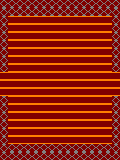

This game map was drawn from its Tiled (.tmx) file and the tilesets committed beside it. A one-line description and the full map source follow:
An orthogonal 15x20 tile map with 8x8 px tiles, 1 tile layer (Capa de Patrones 1).

<map version="1.0" tiledversion="2018.06.01" orientation="orthogonal" renderorder="right-down" width="15" height="20" tilewidth="8" tileheight="8" infinite="0" nextlayerid="2" nextobjectid="1">
 <tileset firstgid="1" name="tiles" tilewidth="8" tileheight="8" tilecount="45" columns="9">
  <image source="../tiles.png" width="72" height="40" />
 </tileset>
 <layer id="1" name="Capa de Patrones 1" width="15" height="20">
  <data encoding="csv">
31,31,31,31,31,31,31,31,31,31,31,31,31,31,31,
32,31,31,31,31,31,31,31,31,31,31,31,31,31,32,
32,1,1,1,1,1,1,1,1,1,1,1,1,1,32,
32,1,1,1,1,1,1,1,1,1,1,1,1,1,32,
32,1,1,1,1,1,1,1,1,1,1,1,1,1,32,
32,1,1,1,1,1,1,1,1,1,1,1,1,1,32,
32,1,1,1,1,1,1,1,1,1,1,1,1,1,32,
32,1,1,1,1,1,1,1,1,1,1,1,1,1,32,
32,1,1,1,1,1,1,1,1,1,1,1,1,1,32,
1,1,1,1,1,1,1,1,1,1,1,1,1,1,1,
1,1,1,1,1,1,1,1,1,1,1,1,1,1,1,
1,1,1,1,1,1,1,1,1,1,1,1,1,1,1,
32,1,1,1,1,1,1,1,1,1,1,1,1,1,32,
32,1,1,1,1,1,1,1,1,1,1,1,1,1,32,
32,1,1,1,1,1,1,1,1,1,1,1,1,1,32,
32,1,1,1,1,1,1,1,1,1,1,1,1,1,32,
32,1,1,1,1,1,1,1,1,1,1,1,1,1,32,
32,1,1,1,1,1,1,1,1,1,1,1,1,1,32,
32,31,31,31,31,31,31,31,31,31,31,31,31,31,32,
32,32,32,32,32,32,32,32,32,32,32,32,32,32,32
</data>
 </layer>
</map>
